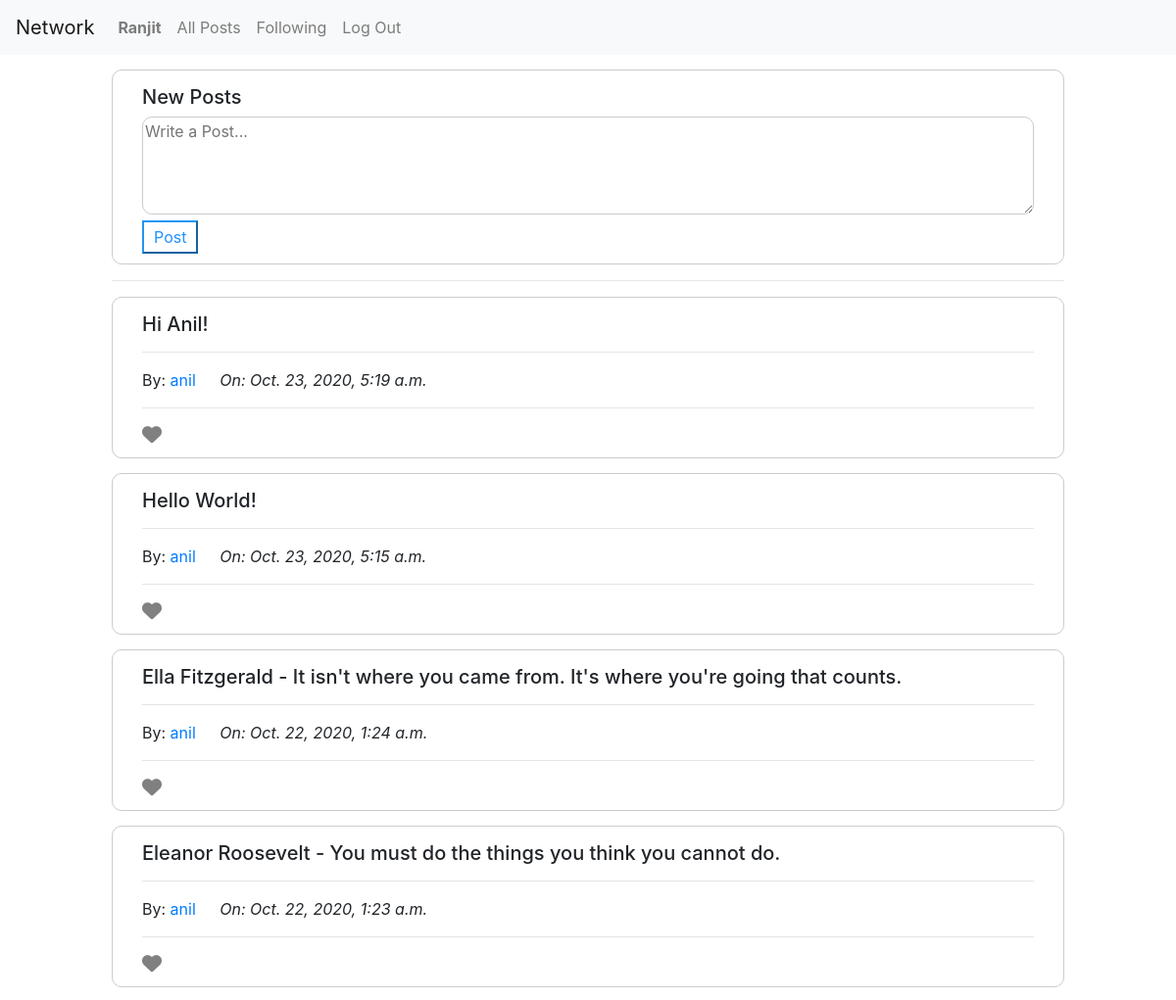
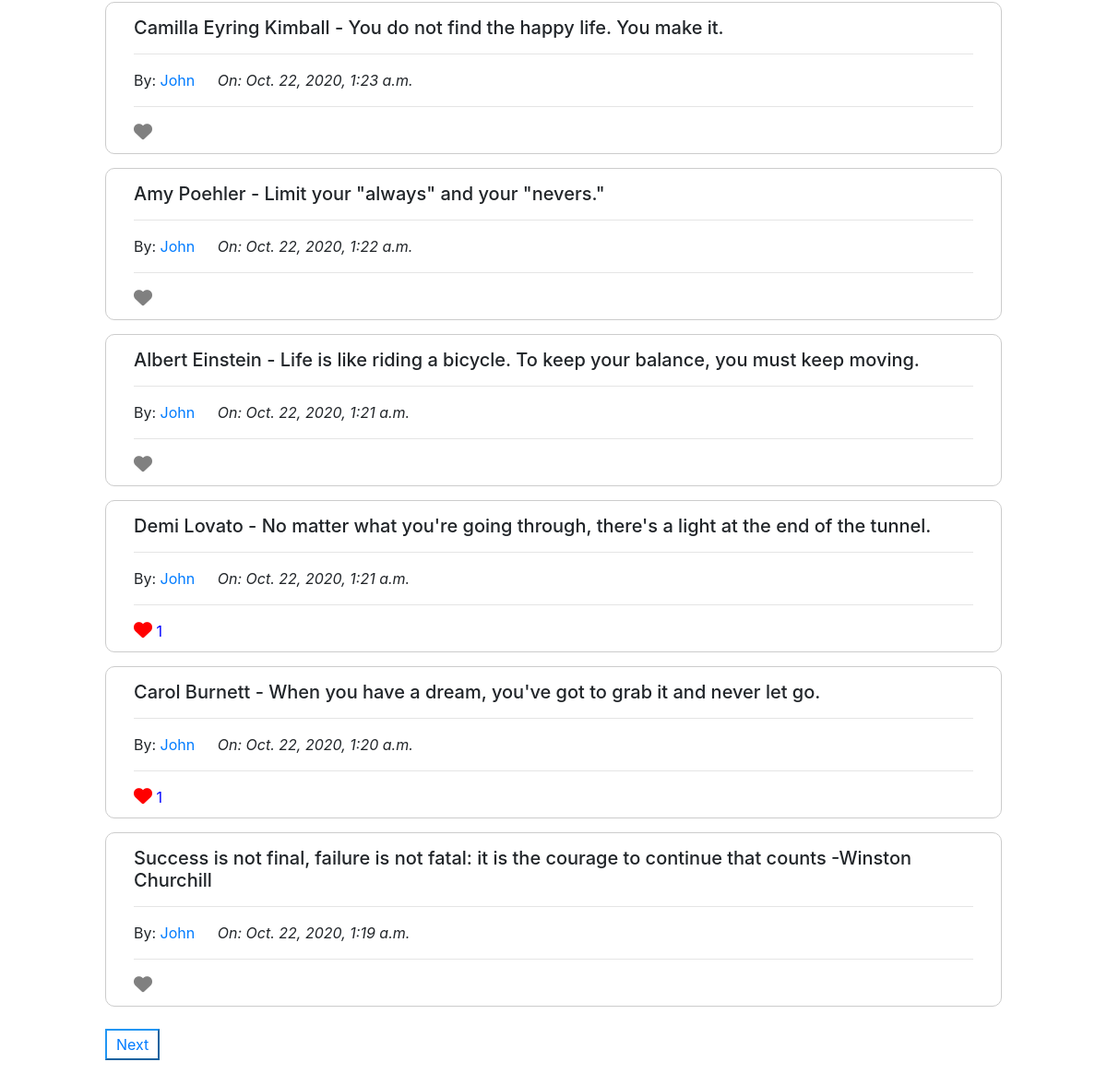
The app's page / (signed in) with its own data (2 pictures, top to bottom).
### network/models.py (models this page shows, shortened)
class User(AbstractUser):
    pass

class Profile(models.Model):
	userName = models.CharField(max_length=65)
	userBio = models.CharField(max_length=250, null=True, blank=True)
	timestamp = models.DateTimeField(auto_now_add=True)

### network/views.py (the view)
# urls.py: path("", views.index, name="index"),
def index(request):
    data = Profile.objects.order_by('-timestamp')
    reCount = LikesUnlikes.objects.values_list('postId')
    userNam = LikesUnlikes.objects.all()
    onlyUserLikes = []
    for x in userNam:
        if request.user == x.userNameOnLU:
            onlyUserLikes.append(x.postId)
    coutin = Counter(reCount)
    idPost = []
    totalLiked = []
    dic = {}
    for x, y in coutin.items():
        idPost.append(x[0])
        totalLiked.append(y)
        dic[x[0]] = y
    p = Paginator(data, 10)
    page_num = request.GET.get('page', 1)
    try:
        page = p.page(page_num)
    except EmptyPage:
        page = p.page(1)
    final = {'item': page,'data':data, 'userLikes':onlyUserLikes,  'userRequest':str(request.user), 'dic':dic, 'idPost':idPost, 'totalLiked':totalLiked, 'idUser':request.user.id}
    return render(request, "network/index.html", final)

### network/templates/network/index.html (shortened to what this page needs)
{% extends "network/layout.html" %}
{% load static %}
{% block body %}
<div class="body">
	{%if user.is_authenticated and show is None %}
	<div class="form">
		<h5>New Posts</h5>
			<form action="{% url 'dataPost'%}" method="post">
    			<textarea name="userPost" class="textArea" placeholder="Write a Post..."></textarea></br>
    			<input type="submit" name="postId" value="Post">
    		</form>
	</div>
	{% endif %}
<div class="userPost">
	<hr>
	{% if data %}
		{% for allPost in item %}
		<div class="form">
			<h5 class="postData" id=",{{allPost.id}}" >{{ allPost.userBio }} </h5>
			<hr>
			By: <a href="{% url 'userInfo' userId=allPost.userName %}" class="userInfo">{{ allPost.userName }}</a>
			 <em> On: {{ allPost.timestamp }} </br></em>
			<hr>
				{% if allPost.id in dic %}
					{%if allPost.id in userLikes %}
						<div class="fas fa-heart" id="{{allPost.id}}" value="{{ allPost.userName }}" style="font-size:20px;color:red;"></div>
					{% else %}
						<div class="fas fa-heart" id="{{allPost.id}}" value="{{ allPost.userName }}" style="font-size:20px;color:grey;"></div>
					{% endif %}
					{% for x, y in dic.items %}
						{% if allPost.id == x %}
							<span id="{{ allPost.id }},," class="countColor">{{ y }}</span>
						{% endif %}
					{%endfor%}
				{% else %}
				<div class="fas fa-heart" id="{{allPost.id}}" value="{{ allPost.userName }}" style="font-size:20px;color:grey;"></div>
				{%endif %}
		</div>
		{% endfor %}
		<br/>
			{% if item.has_next %}
				<button><a href="{% url 'index'%}?page={{item.next_page_number}}">Next</a></button>
			{% endif %}
	{% endif %}
</div>
</div>
{% endblock %}

### network/templates/network/layout.html (shortened to what this page needs)
{% load static %}
<!DOCTYPE html>
<html lang="en">
    <head>
        <link rel="stylesheet" href="https://stackpath.bootstrapcdn.com/bootstrap/4.4.1/css/bootstrap.min.css">
        <link href="{% static 'network/styles.css' %}" rel="stylesheet">
    </head>
    <body>
        <nav class="navbar navbar-expand-lg navbar-light bg-light">
            <a class="navbar-brand" href="{% url 'index' %}">Network</a>
            <div>
              <ul class="navbar-nav mr-auto">
                {% if user.is_authenticated %}
                    <li class="nav-item">
                        <a id="userInfo" class="nav-link" href="#"><strong>{{ user.username }}</strong></a>
                    </li>
                {% endif %}
                <li class="nav-item">
                  <a class="nav-link" href="{% url 'index' %}">All Posts</a>
                </li>
                {% if user.is_authenticated %}
                    <li class="nav-item">
                        <a class="nav-link" href="{%url 'followingPosts' %}">Following</a>
                    </li>
                    <li class="nav-item">
                        <a class="nav-link" href="{% url 'logout' %}">Log Out</a>
                    </li>
                {% endif %}
              </ul>
            </div>
          </nav>
        <div class="body">
            {% block body %}
            {% endblock %}
        </div>
    </body>
</html>

### network/static/network/styles.css (style rules this page uses)
.textArea { width: 100%; height: 100px; border: 1px solid #cccccc; border-radius: 10px; }
.body { margin-left: 5%; margin-right: 5%; }
.form { border: 1px solid #cccccc; padding: 15px 30px 10px 30px; border-radius: 10px; margin-top: 15px; }
em { margin-left: 20px; }
button, input { padding: 3px 10px 3px 10px; border-color: #2196F3; color: dodgerblue; background-color: white; box-shadow: none; }
.fas { cursor: pointer; }
.countColor { color: blue; }

### records on screen
User: username "Ranjit"
Profile: userBio "Hi Anil!", userName "anil", timestamp "Oct. 23, 2020, 5:19 a.m."
Profile: userBio "Hello World!", userName "anil", timestamp "Oct. 23, 2020, 5:15 a.m."
Profile: userBio "Ella Fitzgerald - It isn't where you came from. It's where you're going that counts.", userName "anil", timestamp "Oct. 22, 2020, 1:24 a.m."
Profile: userBio "Eleanor Roosevelt - You must do the things you think you cannot do.", userName "anil", timestamp "Oct. 22, 2020, 1:23 a.m."
Profile: userBio "Camilla Eyring Kimball - You do not find the happy life. You make it.", userName "John", timestamp "Oct. 22, 2020, 1:23 a.m."
Profile: userBio "Amy Poehler​​ - Limit your \"always\" and your \"nevers.\"", userName "John", timestamp "Oct. 22, 2020, 1:22 a.m."
Profile: userBio "Albert Einstein - Life is like riding a bicycle. To keep your balance, you must keep moving.", userName "John", timestamp "Oct. 22, 2020, 1:21 a.m."
Profile: userBio "Demi Lovato - No matter what you're going through, there's a light at the end of the tunnel.", userName "John", timestamp "Oct. 22, 2020, 1:21 a.m.", dic "1"
Profile: userBio "Carol Burnett - When you have a dream, you've got to grab it and never let go.", userName "John", timestamp "Oct. 22, 2020, 1:20 a.m.", dic "1"
Profile: userBio "Success is not final, failure is not fatal: it is the courage to continue that counts -Winston Churchill", userName "John", timestamp "Oct. 22, 2020, 1:19 a.m."
